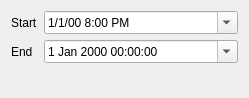
<?xml version="1.0" encoding="UTF-8"?>
<ui version="4.0">
 <class>Hibernate</class>
 <widget class="QWidget" name="Hibernate">
  <property name="geometry">
   <rect>
    <x>0</x>
    <y>0</y>
    <width>249</width>
    <height>98</height>
   </rect>
  </property>
  <property name="windowTitle">
   <string>Form</string>
  </property>
  <layout class="QFormLayout" name="formLayout">
   <item row="0" column="0">
    <widget class="QLabel" name="startLabel">
     <property name="text">
      <string>Start</string>
     </property>
    </widget>
   </item>
   <item row="0" column="1">
    <widget class="QDateTimeEdit" name="hibernate_start">
     <property name="toolTip">
      <string>Start hibernating at this date/time</string>
     </property>
     <property name="time">
      <time>
       <hour>20</hour>
       <minute>0</minute>
       <second>0</second>
      </time>
     </property>
     <property name="displayFormat">
      <string>M/d/yy h:00 AP</string>
     </property>
     <property name="calendarPopup">
      <bool>true</bool>
     </property>
    </widget>
   </item>
   <item row="1" column="0">
    <widget class="QLabel" name="stopLabel">
     <property name="text">
      <string>End</string>
     </property>
    </widget>
   </item>
   <item row="1" column="1">
    <widget class="QDateTimeEdit" name="hibernate_end">
     <property name="toolTip">
      <string>Stop hibernating at this date/time</string>
     </property>
     <property name="calendarPopup">
      <bool>true</bool>
     </property>
    </widget>
   </item>
  </layout>
 </widget>
 <resources/>
 <connections/>
</ui>
